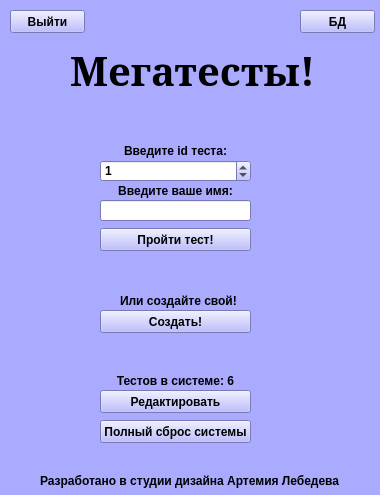
<?xml version="1.0" encoding="UTF-8"?>
<ui version="4.0">
 <class>Form</class>
 <widget class="QWidget" name="Form">
  <property name="geometry">
   <rect>
    <x>0</x>
    <y>0</y>
    <width>380</width>
    <height>495</height>
   </rect>
  </property>
  <property name="palette">
   <palette>
    <active>
     <colorrole role="WindowText">
      <brush brushstyle="SolidPattern">
       <color alpha="255">
        <red>0</red>
        <green>0</green>
        <blue>0</blue>
       </color>
      </brush>
     </colorrole>
     <colorrole role="Button">
      <brush brushstyle="SolidPattern">
       <color alpha="255">
        <red>170</red>
        <green>170</green>
        <blue>255</blue>
       </color>
      </brush>
     </colorrole>
     <colorrole role="Light">
      <brush brushstyle="SolidPattern">
       <color alpha="255">
        <red>255</red>
        <green>255</green>
        <blue>255</blue>
       </color>
      </brush>
     </colorrole>
     <colorrole role="Midlight">
      <brush brushstyle="SolidPattern">
       <color alpha="255">
        <red>212</red>
        <green>212</green>
        <blue>255</blue>
       </color>
      </brush>
     </colorrole>
     <colorrole role="Dark">
      <brush brushstyle="SolidPattern">
       <color alpha="255">
        <red>85</red>
        <green>85</green>
        <blue>127</blue>
       </color>
      </brush>
     </colorrole>
     <colorrole role="Mid">
      <brush brushstyle="SolidPattern">
       <color alpha="255">
        <red>113</red>
        <green>113</green>
        <blue>170</blue>
       </color>
      </brush>
     </colorrole>
     <colorrole role="Text">
      <brush brushstyle="SolidPattern">
       <color alpha="255">
        <red>0</red>
        <green>0</green>
        <blue>0</blue>
       </color>
      </brush>
     </colorrole>
     <colorrole role="BrightText">
      <brush brushstyle="SolidPattern">
       <color alpha="255">
        <red>255</red>
        <green>255</green>
        <blue>255</blue>
       </color>
      </brush>
     </colorrole>
     <colorrole role="ButtonText">
      <brush brushstyle="SolidPattern">
       <color alpha="255">
        <red>0</red>
        <green>0</green>
        <blue>0</blue>
       </color>
      </brush>
     </colorrole>
     <colorrole role="Base">
      <brush brushstyle="SolidPattern">
       <color alpha="255">
        <red>255</red>
        <green>255</green>
        <blue>255</blue>
       </color>
      </brush>
     </colorrole>
     <colorrole role="Window">
      <brush brushstyle="SolidPattern">
       <color alpha="255">
        <red>170</red>
        <green>170</green>
        <blue>255</blue>
       </color>
      </brush>
     </colorrole>
     <colorrole role="Shadow">
      <brush brushstyle="SolidPattern">
       <color alpha="255">
        <red>0</red>
        <green>0</green>
        <blue>0</blue>
       </color>
      </brush>
     </colorrole>
     <colorrole role="AlternateBase">
      <brush brushstyle="SolidPattern">
       <color alpha="255">
        <red>212</red>
        <green>212</green>
        <blue>255</blue>
       </color>
      </brush>
     </colorrole>
     <colorrole role="ToolTipBase">
      <brush brushstyle="SolidPattern">
       <color alpha="255">
        <red>255</red>
        <green>255</green>
        <blue>220</blue>
       </color>
      </brush>
     </colorrole>
     <colorrole role="ToolTipText">
      <brush brushstyle="SolidPattern">
       <color alpha="255">
        <red>0</red>
        <green>0</green>
        <blue>0</blue>
       </color>
      </brush>
     </colorrole>
     <colorrole role="PlaceholderText">
      <brush brushstyle="SolidPattern">
       <color alpha="128">
        <red>0</red>
        <green>0</green>
        <blue>0</blue>
       </color>
      </brush>
     </colorrole>
    </active>
    <inactive>
     <colorrole role="WindowText">
      <brush brushstyle="SolidPattern">
       <color alpha="255">
        <red>0</red>
        <green>0</green>
        <blue>0</blue>
       </color>
      </brush>
     </colorrole>
     <colorrole role="Button">
      <brush brushstyle="SolidPattern">
       <color alpha="255">
        <red>170</red>
        <green>170</green>
        <blue>255</blue>
       </color>
      </brush>
     </colorrole>
     <colorrole role="Light">
      <brush brushstyle="SolidPattern">
       <color alpha="255">
        <red>255</red>
        <green>255</green>
        <blue>255</blue>
       </color>
      </brush>
     </colorrole>
     <colorrole role="Midlight">
      <brush brushstyle="SolidPattern">
       <color alpha="255">
        <red>212</red>
        <green>212</green>
        <blue>255</blue>
       </color>
      </brush>
     </colorrole>
     <colorrole role="Dark">
      <brush brushstyle="SolidPattern">
       <color alpha="255">
        <red>85</red>
        <green>85</green>
        <blue>127</blue>
       </color>
      </brush>
     </colorrole>
     <colorrole role="Mid">
      <brush brushstyle="SolidPattern">
       <color alpha="255">
        <red>113</red>
        <green>113</green>
        <blue>170</blue>
       </color>
      </brush>
     </colorrole>
     <colorrole role="Text">
      <brush brushstyle="SolidPattern">
       <color alpha="255">
        <red>0</red>
        <green>0</green>
        <blue>0</blue>
       </color>
      </brush>
     </colorrole>
     <colorrole role="BrightText">
      <brush brushstyle="SolidPattern">
       <color alpha="255">
        <red>255</red>
        <green>255</green>
        <blue>255</blue>
       </color>
      </brush>
     </colorrole>
     <colorrole role="ButtonText">
      <brush brushstyle="SolidPattern">
       <color alpha="255">
        <red>0</red>
        <green>0</green>
        <blue>0</blue>
       </color>
      </brush>
     </colorrole>
     <colorrole role="Base">
      <brush brushstyle="SolidPattern">
       <color alpha="255">
        <red>255</red>
        <green>255</green>
        <blue>255</blue>
       </color>
      </brush>
     </colorrole>
     <colorrole role="Window">
      <brush brushstyle="SolidPattern">
       <color alpha="255">
        <red>170</red>
        <green>170</green>
        <blue>255</blue>
       </color>
      </brush>
     </colorrole>
     <colorrole role="Shadow">
      <brush brushstyle="SolidPattern">
       <color alpha="255">
        <red>0</red>
        <green>0</green>
        <blue>0</blue>
       </color>
      </brush>
     </colorrole>
     <colorrole role="AlternateBase">
      <brush brushstyle="SolidPattern">
       <color alpha="255">
        <red>212</red>
        <green>212</green>
        <blue>255</blue>
       </color>
      </brush>
     </colorrole>
     <colorrole role="ToolTipBase">
      <brush brushstyle="SolidPattern">
       <color alpha="255">
        <red>255</red>
        <green>255</green>
        <blue>220</blue>
       </color>
      </brush>
     </colorrole>
     <colorrole role="ToolTipText">
      <brush brushstyle="SolidPattern">
       <color alpha="255">
        <red>0</red>
        <green>0</green>
        <blue>0</blue>
       </color>
      </brush>
     </colorrole>
     <colorrole role="PlaceholderText">
      <brush brushstyle="SolidPattern">
       <color alpha="128">
        <red>0</red>
        <green>0</green>
        <blue>0</blue>
       </color>
      </brush>
     </colorrole>
    </inactive>
    <disabled>
     <colorrole role="WindowText">
      <brush brushstyle="SolidPattern">
       <color alpha="255">
        <red>85</red>
        <green>85</green>
        <blue>127</blue>
       </color>
      </brush>
     </colorrole>
     <colorrole role="Button">
      <brush brushstyle="SolidPattern">
       <color alpha="255">
        <red>170</red>
        <green>170</green>
        <blue>255</blue>
       </color>
      </brush>
     </colorrole>
     <colorrole role="Light">
      <brush brushstyle="SolidPattern">
       <color alpha="255">
        <red>255</red>
        <green>255</green>
        <blue>255</blue>
       </color>
      </brush>
     </colorrole>
     <colorrole role="Midlight">
      <brush brushstyle="SolidPattern">
       <color alpha="255">
        <red>212</red>
        <green>212</green>
        <blue>255</blue>
       </color>
      </brush>
     </colorrole>
     <colorrole role="Dark">
      <brush brushstyle="SolidPattern">
       <color alpha="255">
        <red>85</red>
        <green>85</green>
        <blue>127</blue>
       </color>
      </brush>
     </colorrole>
     <colorrole role="Mid">
      <brush brushstyle="SolidPattern">
       <color alpha="255">
        <red>113</red>
        <green>113</green>
        <blue>170</blue>
       </color>
      </brush>
     </colorrole>
     <colorrole role="Text">
      <brush brushstyle="SolidPattern">
       <color alpha="255">
        <red>85</red>
        <green>85</green>
        <blue>127</blue>
       </color>
      </brush>
     </colorrole>
     <colorrole role="BrightText">
      <brush brushstyle="SolidPattern">
       <color alpha="255">
        <red>255</red>
        <green>255</green>
        <blue>255</blue>
       </color>
      </brush>
     </colorrole>
     <colorrole role="ButtonText">
      <brush brushstyle="SolidPattern">
       <color alpha="255">
        <red>85</red>
        <green>85</green>
        <blue>127</blue>
       </color>
      </brush>
     </colorrole>
     <colorrole role="Base">
      <brush brushstyle="SolidPattern">
       <color alpha="255">
        <red>170</red>
        <green>170</green>
        <blue>255</blue>
       </color>
      </brush>
     </colorrole>
     <colorrole role="Window">
      <brush brushstyle="SolidPattern">
       <color alpha="255">
        <red>170</red>
        <green>170</green>
        <blue>255</blue>
       </color>
      </brush>
     </colorrole>
     <colorrole role="Shadow">
      <brush brushstyle="SolidPattern">
       <color alpha="255">
        <red>0</red>
        <green>0</green>
        <blue>0</blue>
       </color>
      </brush>
     </colorrole>
     <colorrole role="AlternateBase">
      <brush brushstyle="SolidPattern">
       <color alpha="255">
        <red>170</red>
        <green>170</green>
        <blue>255</blue>
       </color>
      </brush>
     </colorrole>
     <colorrole role="ToolTipBase">
      <brush brushstyle="SolidPattern">
       <color alpha="255">
        <red>255</red>
        <green>255</green>
        <blue>220</blue>
       </color>
      </brush>
     </colorrole>
     <colorrole role="ToolTipText">
      <brush brushstyle="SolidPattern">
       <color alpha="255">
        <red>0</red>
        <green>0</green>
        <blue>0</blue>
       </color>
      </brush>
     </colorrole>
     <colorrole role="PlaceholderText">
      <brush brushstyle="SolidPattern">
       <color alpha="128">
        <red>0</red>
        <green>0</green>
        <blue>0</blue>
       </color>
      </brush>
     </colorrole>
    </disabled>
   </palette>
  </property>
  <property name="font">
   <font>
    <weight>75</weight>
    <bold>true</bold>
   </font>
  </property>
  <property name="windowTitle">
   <string>Мегатесты!</string>
  </property>
  <widget class="QLabel" name="label">
   <property name="geometry">
    <rect>
     <x>70</x>
     <y>10</y>
     <width>271</width>
     <height>121</height>
    </rect>
   </property>
   <property name="font">
    <font>
     <family>MS Serif</family>
     <pointsize>30</pointsize>
     <weight>75</weight>
     <italic>false</italic>
     <bold>true</bold>
     <underline>false</underline>
     <strikeout>false</strikeout>
    </font>
   </property>
   <property name="text">
    <string>Мегатесты!</string>
   </property>
  </widget>
  <widget class="QSpinBox" name="idSpinBox">
   <property name="geometry">
    <rect>
     <x>100</x>
     <y>160</y>
     <width>151</width>
     <height>22</height>
    </rect>
   </property>
   <property name="value">
    <number>1</number>
   </property>
  </widget>
  <widget class="QLabel" name="label_2">
   <property name="geometry">
    <rect>
     <x>80</x>
     <y>140</y>
     <width>191</width>
     <height>21</height>
    </rect>
   </property>
   <property name="text">
    <string>Введите id теста:</string>
   </property>
   <property name="alignment">
    <set>Qt::AlignCenter</set>
   </property>
  </widget>
  <widget class="QLabel" name="label_3">
   <property name="geometry">
    <rect>
     <x>120</x>
     <y>290</y>
     <width>141</width>
     <height>21</height>
    </rect>
   </property>
   <property name="text">
    <string>Или создайте свой!</string>
   </property>
  </widget>
  <widget class="QPushButton" name="create_test">
   <property name="geometry">
    <rect>
     <x>100</x>
     <y>310</y>
     <width>151</width>
     <height>23</height>
    </rect>
   </property>
   <property name="text">
    <string>Создать!</string>
   </property>
  </widget>
  <widget class="QLabel" name="label_4">
   <property name="geometry">
    <rect>
     <x>40</x>
     <y>450</y>
     <width>301</width>
     <height>61</height>
    </rect>
   </property>
   <property name="text">
    <string>Разработано в студии дизайна Артемия Лебедева</string>
   </property>
  </widget>
  <widget class="QPushButton" name="start">
   <property name="geometry">
    <rect>
     <x>100</x>
     <y>228</y>
     <width>151</width>
     <height>23</height>
    </rect>
   </property>
   <property name="text">
    <string>Пройти тест!</string>
   </property>
  </widget>
  <widget class="QLabel" name="label_6">
   <property name="geometry">
    <rect>
     <x>100</x>
     <y>360</y>
     <width>151</width>
     <height>41</height>
    </rect>
   </property>
   <property name="text">
    <string>Тестов в системе: 6</string>
   </property>
   <property name="alignment">
    <set>Qt::AlignCenter</set>
   </property>
  </widget>
  <widget class="QPushButton" name="pushButton_3">
   <property name="geometry">
    <rect>
     <x>10</x>
     <y>10</y>
     <width>75</width>
     <height>23</height>
    </rect>
   </property>
   <property name="text">
    <string>Выйти</string>
   </property>
  </widget>
  <widget class="QLineEdit" name="lineEdit">
   <property name="geometry">
    <rect>
     <x>100</x>
     <y>200</y>
     <width>151</width>
     <height>21</height>
    </rect>
   </property>
  </widget>
  <widget class="QLabel" name="label_5">
   <property name="geometry">
    <rect>
     <x>80</x>
     <y>180</y>
     <width>191</width>
     <height>21</height>
    </rect>
   </property>
   <property name="text">
    <string>Введите ваше имя:</string>
   </property>
   <property name="alignment">
    <set>Qt::AlignCenter</set>
   </property>
  </widget>
  <widget class="QPushButton" name="edit_btn">
   <property name="geometry">
    <rect>
     <x>100</x>
     <y>390</y>
     <width>151</width>
     <height>23</height>
    </rect>
   </property>
   <property name="text">
    <string>Редактировать</string>
   </property>
  </widget>
  <widget class="QPushButton" name="edit_2">
   <property name="geometry">
    <rect>
     <x>100</x>
     <y>420</y>
     <width>151</width>
     <height>23</height>
    </rect>
   </property>
   <property name="text">
    <string>Полный сброс системы</string>
   </property>
  </widget>
  <widget class="QPushButton" name="pushButton_4">
   <property name="geometry">
    <rect>
     <x>300</x>
     <y>10</y>
     <width>75</width>
     <height>23</height>
    </rect>
   </property>
   <property name="text">
    <string>БД</string>
   </property>
  </widget>
 </widget>
 <resources/>
 <connections/>
</ui>
